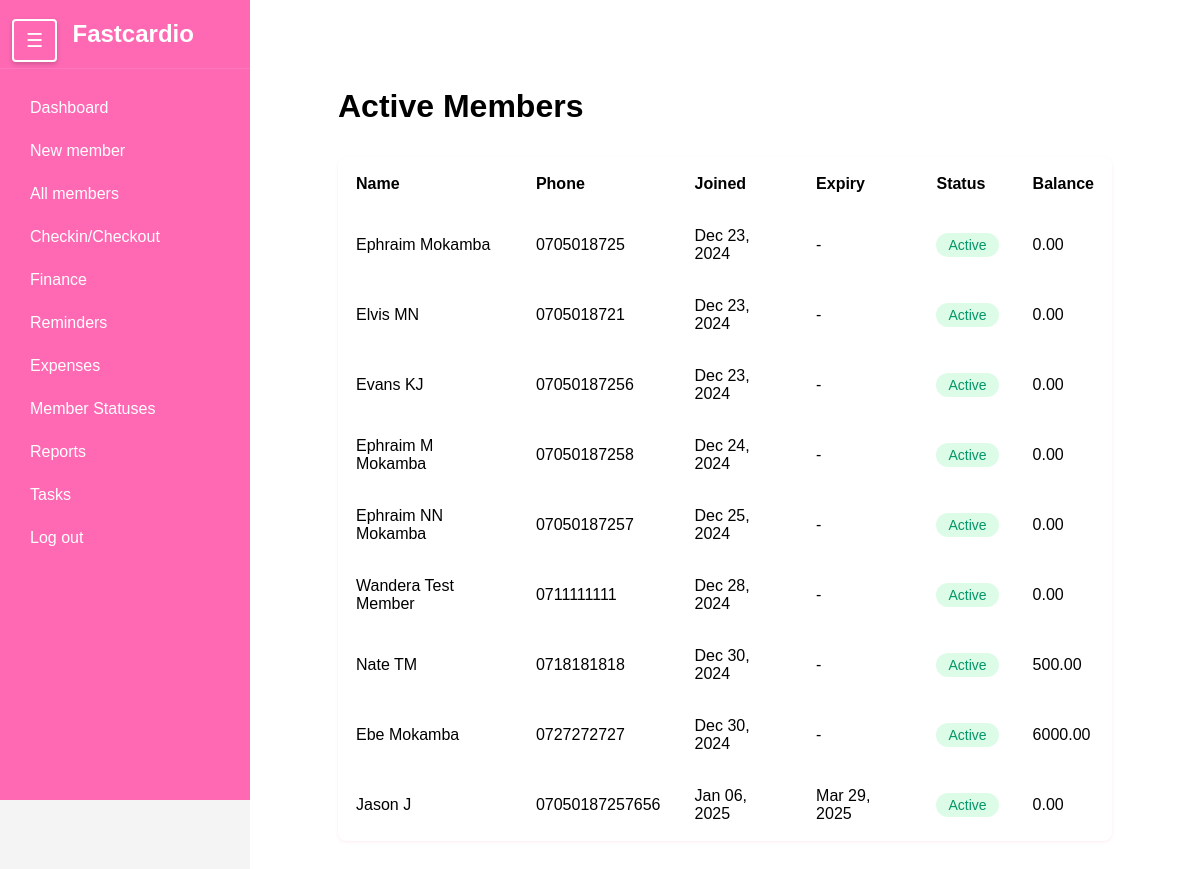
Before: /members/active/ with the older database file.
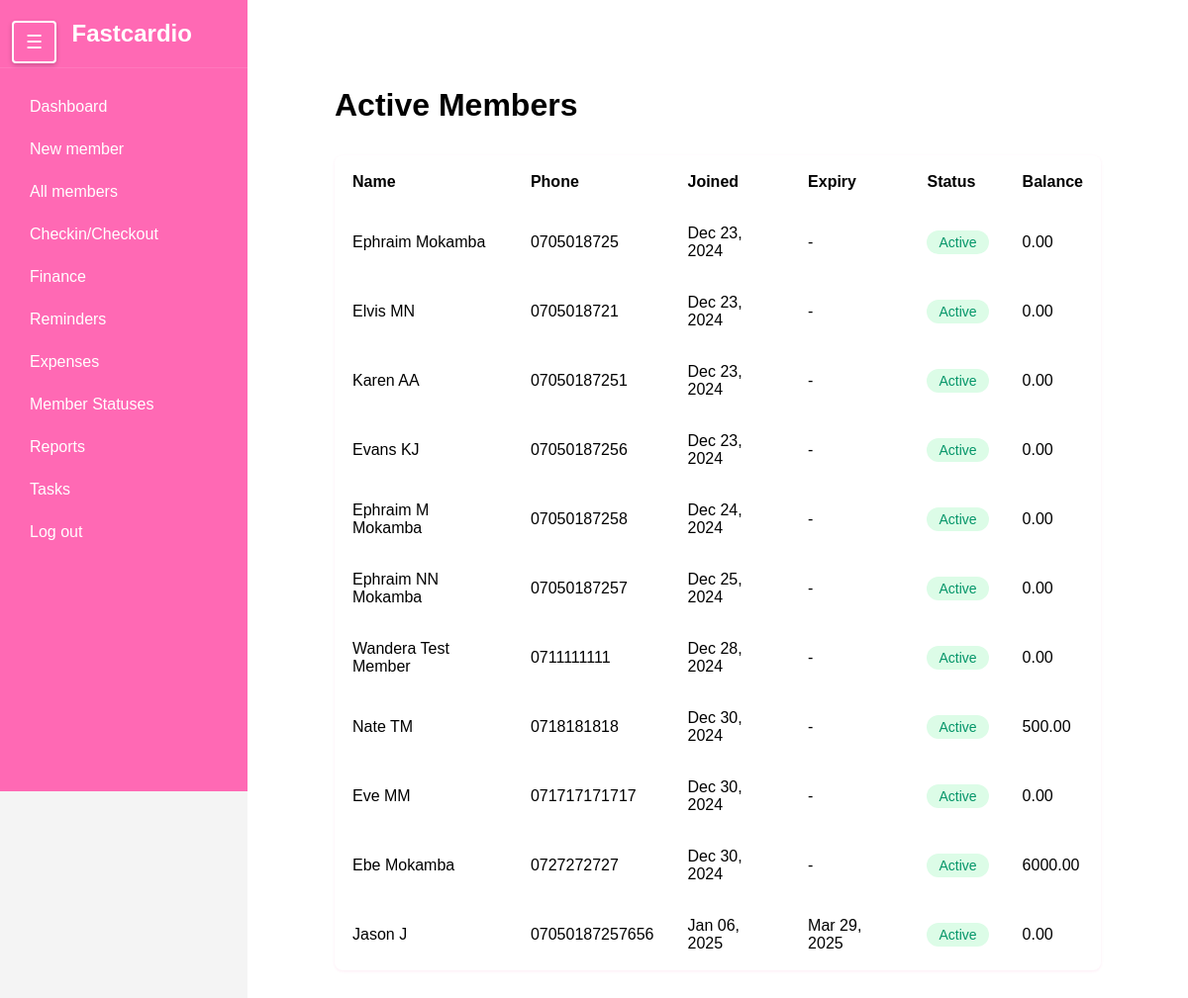
After: the same page with the newer database file.
### members/models.py (models this page shows, shortened)
class Member(models.Model):
    first_name = models.CharField(max_length=50)
    last_name = models.CharField(max_length=50)
    phone_number = models.CharField(max_length=15)
    date_joined = models.DateTimeField(auto_now_add=True)
    membership_expiry = models.DateField(null=True, blank=True, help_text="Date when the membership expires")
    is_active = models.BooleanField(default=False)
    is_frozen = models.BooleanField(default=False)
    additional_info = models.TextField(blank=True,null=True)
    gender = models.CharField(max_length= 6)
    balance = models.DecimalField(
        max_digits=10,
        decimal_places=2,
        default=0,
        help_text="Positive balance indicates credit, negative indicates debt"
    )
    balance_due_date = models.DateField(null = True, blank=True)

### members/views.py (the view, shortened to what this page needs)
# urls.py: path('members/active/', views.members_list, {'filter_type': 'active'}, name='members_active'),
def members_list(request, filter_type):
    today = timezone.now().date()
    if filter_type == 'all':
        members = Member.objects.all()
        title = "All Members"
    elif filter_type == 'active':
        members = Member.objects.filter(is_active=True, is_frozen=False).order_by()
        title = "Active Members"
    elif filter_type == 'new':
        members = Member.objects.filter(date_joined__date=today)
        title = "New Members"
    elif filter_type == 'expired':
        members = Member.objects.filter(is_active = False)
        title = "Expired Members"
    elif filter_type == 'frozen':
        members = Member.objects.filter(is_frozen=True)
        title = "Frozen Members"
    context = {
        'members': members,
        'title': title
    }
    return render(request, 'members_list.html', context)

### members/templates/members_list.html (shortened to what this page needs)
{% extends 'sidebar.html' %}
{% load static %}
{% block content %}
<div class="members-list">
    <h1 class="members-header">{{ title }}</h1>
    <table class="members-table">
        <thead>
            <tr>
                <th>Name</th>
                <th>Phone</th>
                <th>Joined</th>
                <th>Expiry</th>
                <th>Status</th>
                <th>Balance</th>
            </tr>
        </thead>
        <tbody>
            {% for member in members %}
            <tr>
                <td>{{ member.first_name }} {{ member.last_name }}</td>
                <td>{{ member.phone_number }}</td>
                <td>{{ member.date_joined|date:"M d, Y" }}</td>
                <td>{{ member.membership_expiry|date:"M d, Y"|default:"-" }}</td>
                <td>
                    {% if member.is_frozen %}
                        <span class="status-badge status-frozen">Frozen</span>
                    {% elif member.is_active %}
                        <span class="status-badge status-active">Active</span>
                    {% else %}
                        <span class="status-badge status-inactive">Inactive</span>
                    {% endif %}
                </td>
                <td>{{ member.balance }}</td>
            </tr>
            {% empty %}
            <tr>
                <td colspan="6" style="text-align: center; padding: 2rem;">
                    No members found
                </td>
            </tr>
            {% endfor %}
        </tbody>
    </table>
</div>
{% endblock %}

Changed rows visible on the page:
now on this page (row edited): Member: first_name "Karen", last_name "AA", phone_number "07050187251", date_joined "Dec 23, 2024", membership_expiry "-", is_frozen "Active", balance "0.00"
now on this page (row edited): Member: first_name "Eve", last_name "MM", phone_number "071717171717", date_joined "Dec 30, 2024", membership_expiry "-", is_frozen "Active", balance "0.00"
